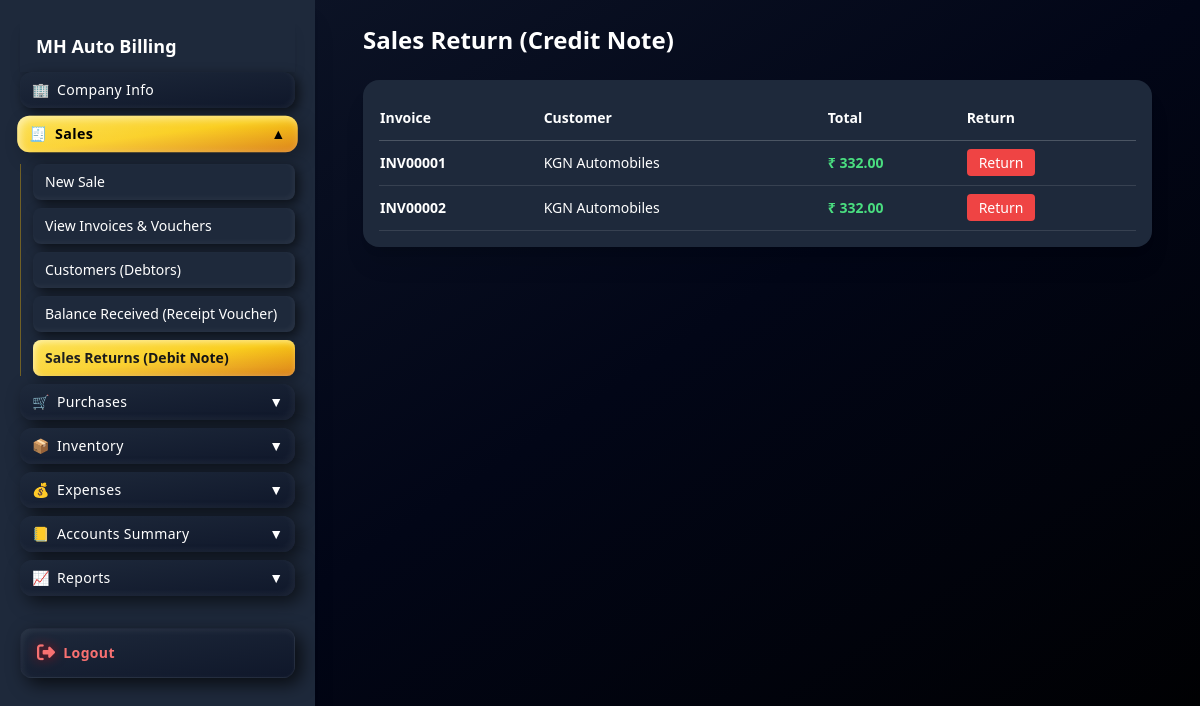
The app's page /sales-return/ (signed in) with its own data.
### apps/core/models.py (models this page shows, shortened)
class Bill(models.Model):
    invoice_no = models.CharField(max_length=20, unique=True, blank=True)
    customer = models.ForeignKey(Customer, on_delete=models.CASCADE)
    created_by = models.ForeignKey(User, on_delete=models.SET_NULL, null=True)
    date = models.DateTimeField(auto_now_add=True)
    subtotal = models.DecimalField(max_digits=12, decimal_places=2, default=0)
    cgst = models.DecimalField(max_digits=12, decimal_places=2, default=0)
    sgst = models.DecimalField(max_digits=12, decimal_places=2, default=0)
    discount = models.DecimalField(max_digits=12, decimal_places=2, default=0)
    roundoff = models.DecimalField(max_digits=12, decimal_places=2, default=0)
    total = models.DecimalField(max_digits=12, decimal_places=2, default=0)
    STATUS_CHOICES = (
        ("active", "Active"),
        ("returned", "Returned"),
        ("cancelled", "Cancelled"),
    )
    status = models.CharField(
        max_length=20,
        choices=STATUS_CHOICES,
        default="active"
    )

class Customer(models.Model):
    name = models.CharField(max_length=200)
    phone = models.CharField(max_length=20, blank=True, null=True)
    address = models.TextField(blank=True, null=True)
    gst = models.CharField(max_length=20, blank=True, null=True)
    balance = models.DecimalField(max_digits=12, decimal_places=2, default=0)

### apps/core/views.py (the view)
# urls.py: path("sales-return/", views.sales_return, name="sales_return"),
@login_required
def sales_return(request):
    bills = Bill.objects.filter(status="active")
    return render(request,"dashboard/sales_return.html",{
        "bills": bills
    })

### templates/dashboard/sales_return.html (shortened to what this page needs)
{% extends "dashboard/base.html" %}
{% block content %}
<div class="max-w-7xl mx-auto px-3 md:px-6">
<h1 class="text-xl md:text-2xl font-bold mb-6 text-white">
Sales Return (Credit Note)
</h1>
<div class="hidden md:block bg-slate-800 p-4 rounded-2xl shadow-xl overflow-x-auto">
<table class="w-full text-white text-sm">
<thead>
<tr class="border-b border-gray-600 text-left">
<th class="py-3">Invoice</th>
<th>Customer</th>
<th>Total</th>
<th>Return</th>
</tr>
</thead>
<tbody>
{% for bill in bills %}
<tr class="border-b border-gray-700 hover:bg-slate-700">
<td class="py-3 font-semibold">
{{ bill.invoice_no }}
</td>
<td>
{{ bill.customer.name }}
</td>
<td class="text-green-400 font-bold">
₹ {{ bill.total }}
</td>
<td>
<a href="/bill/return/{{ bill.id }}/"
class="bg-red-500 hover:bg-red-600 px-3 py-1 rounded text-sm">
Return
</a>
</td>
</tr>
{% endfor %}
</tbody>
</table>
</div>
</div>
{% endblock %}

### templates/dashboard/base.html (style rules this page uses)
body { padding-bottom:120px; overflow-y: auto; }

### records on screen
Bill: invoice_no "INV00001", customer.name "KGN Automobiles", total "332.00"
Bill: invoice_no "INV00002", customer.name "KGN Automobiles", total "332.00"
